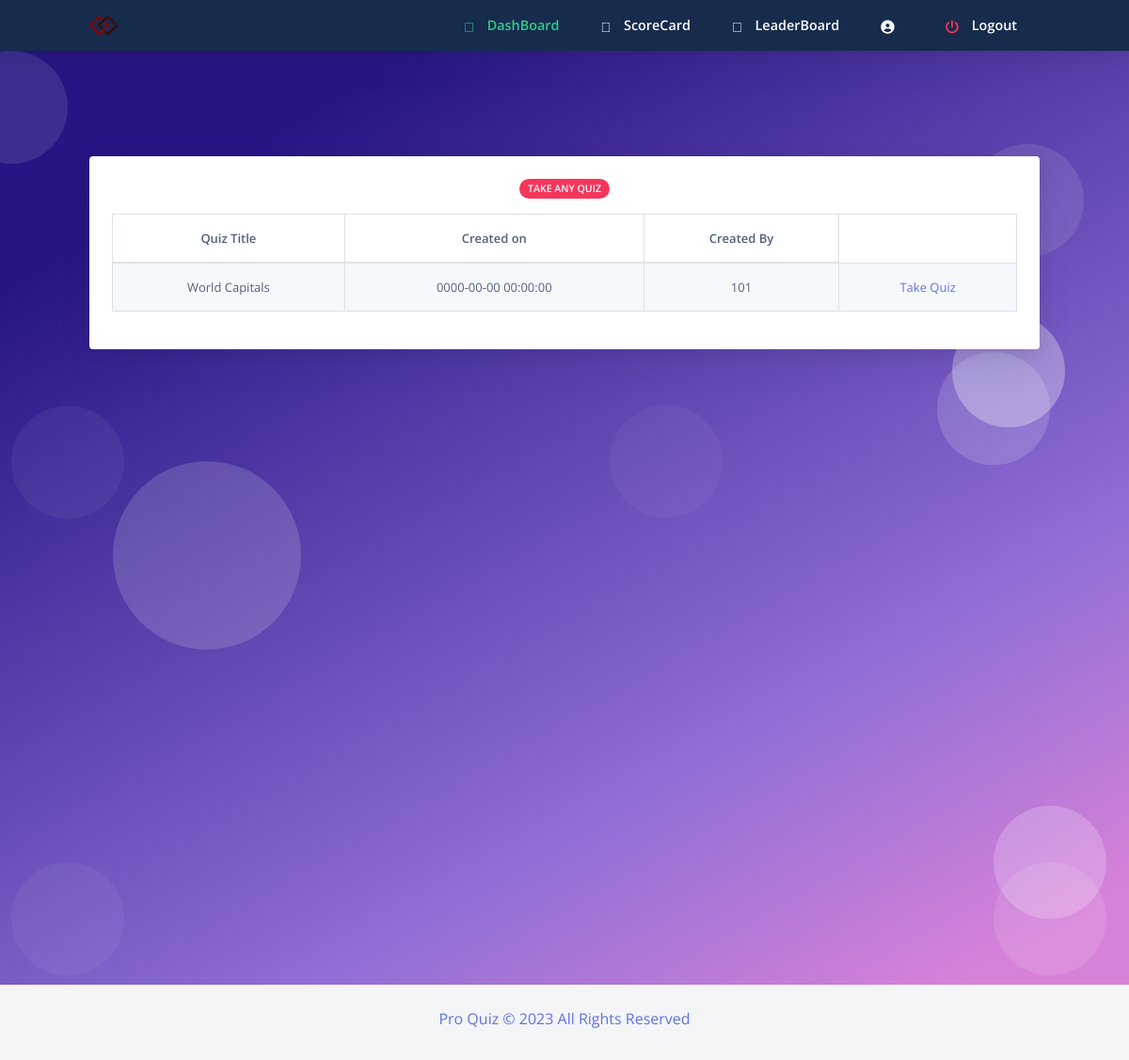
Page /quiz_frontend/homestud.php on the committed database.
### tables this page shows
CREATE TABLE `quiz` (
  `quizid` int(11) NOT NULL,
  `quizname` varchar(20) NOT NULL,
  `date_created` timestamp NOT NULL DEFAULT current_timestamp(),
  `staffid` varchar(30) NOT NULL
);

### quiz_frontend/homestud.php (the view, shortened to what this page needs)
<html>
<?php require ("header.php");?>
<?php
require_once 'sql.php';
                $conn = mysqli_connect($host, $user, $ps, $project);if (!$conn) {
    echo "<script>alert(\"Database error retry after some time !\")</script>";
}
?>
  <body class="bg-white" id="top">
    <nav
      id="navbar-main"
      class="
        navbar navbar-main navbar-expand-lg
        bg-default
        navbar-light
        position-sticky
        top-0
        shadow
        py-0
      "
    >
      <div class="container">
        <ul class="navbar-nav navbar-nav-hover align-items-lg-center">
          <li class="nav-item dropdown">
            <a href="index.php" class="navbar-brand mr-lg-5 text-white">
                               <img src="assets/img/logo.png" />
            </a>
          </li>
        </ul>
        <div class="navbar-collapse collapse bg-default" id="navbar_global">
          <ul class="navbar-nav align-items-lg-center ml-auto">
				 <li class="nav-item">
              <a href="homestud.php" class="nav-link">
                <span class="text-success nav-link-inner--text font-weight-bold"
                  ><i class="text-success fad fa-home"></i> DashBoard</span
                >
              </a>
            </li>
			 <li class="nav-item">
              <a href="studscorecard.php" class="nav-link">
                <span class="text-white nav-link-inner--text font-weight-bold"
                  ><i class="text-white fad fa-poll"></i> ScoreCard</span
                >
              </a>
            </li>
			 <li class="nav-item">
              <a href="studleaderboard.php" class="nav-link">
                <span class="text-white nav-link-inner--text font-weight-bold"
                  ><i class="text-white fad fa-award"></i> LeaderBoard</span
                >
              </a>
            </li>
			 <li class="nav-item">
              <a href="studprofile.php" class="nav-link">
                <span class="text-white nav-link-inner--text font-weight-bold"
                  ><i class="text-white fas fa-user-circle"></i> <?php echo $dbname ?></span
                >
              </a>
            </li>
		   <li class="nav-item">
              <a href="logout.php" class="nav-link">
                <span class="text-white nav-link-inner--text font-weight-bold"
                  ><i class="text-danger fas fa-power-off"></i> Logout</span
                >
              </a>
            </li>
          </ul>
        </div>
      </div>
    </nav>
  <section class="section section-shaped section-lg">
    <div class="shape shape-style-1 shape-primary">
      <span></span>
      <span></span>
      <span></span>
      <span></span>
      <span></span>
      <span></span>
      <span></span>
      <span></span>
      <span></span>
      <span></span>
    </div>
<div class="container">
<div class="row">
            <div class="col-sm-12 mb-3">
              <div class="card card-body bg-gradient-white text-white mt-3">
			  <div class="col-12 mx-auto text-center">
            <span class="badge badge-danger badge-pill mb-3">Take any Quiz</span>
          </div>
                   <?php
            $sql ="select * from quiz";
            $res=mysqli_query($conn,$sql);
            if($res)
            {
                echo "<table class=\" table table-striped table-hover table-bordered text-center \">
				<thead class=\" font-weight-bold \">
				<tr>
				<td>Quiz Title</td>
				<td>Created on</td>
				<td>Created By</td>
				</tr>
				</thead>";
                while ($row = mysqli_fetch_assoc($res)) {
                    echo "<tr><td>".$row["quizname"]."</td>
					<td>".$row["date_created"]."</td>
					<td>".$row["staffid"]."</td>
					<td><a id=\"tq\" href='takeq.php?qid=".$row['quizid']."'>Take Quiz</a></td></tr>";
                }
                echo "</table>";
            }
            ?>
                  </div>
                </div>
              </div>
    </div>
</section>
    <?php require("footer.php");?>
</body>
</html>

### rows in the picture
quiz: quizname "World Capitals", date_created "0000-00-00 00:00:00", staffid "101"
